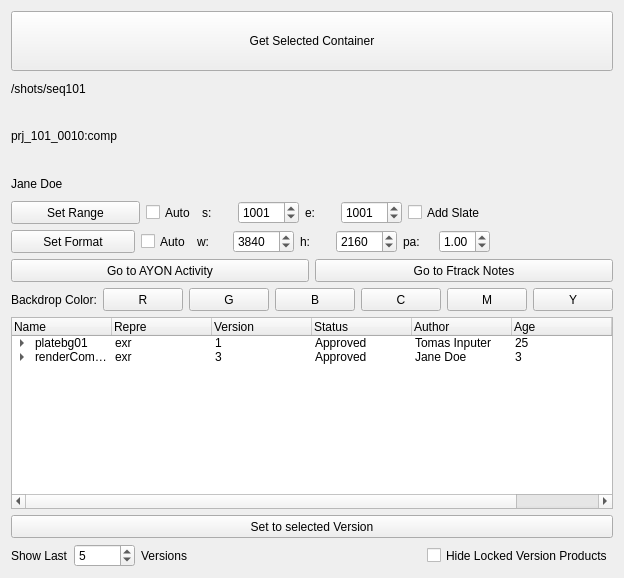
     <widget class="QWidget" name="tab_2">
      <attribute name="title">
       <string>Container</string>
      </attribute>
      <layout class="QVBoxLayout" name="verticalLayout_17">
       <item>
        <layout class="QVBoxLayout" name="verticalLayout_16">
         <item>
          <layout class="QVBoxLayout" name="verticalLayout_15">
           <item>
            <widget class="QPushButton" name="container_get_selected">
             <property name="sizePolicy">
              <sizepolicy hsizetype="MinimumExpanding" vsizetype="Fixed">
               <horstretch>0</horstretch>
               <verstretch>0</verstretch>
              </sizepolicy>
             </property>
             <property name="minimumSize">
              <size>
               <width>250</width>
               <height>60</height>
              </size>
             </property>
             <property name="text">
              <string>Get Selected Container</string>
             </property>
            </widget>
           </item>
           <item>
            <widget class="QLabel" name="container_folder_path">
             <property name="sizePolicy">
              <sizepolicy hsizetype="MinimumExpanding" vsizetype="Preferred">
               <horstretch>0</horstretch>
               <verstretch>0</verstretch>
              </sizepolicy>
             </property>
             <property name="minimumSize">
              <size>
               <width>250</width>
               <height>23</height>
              </size>
             </property>
             <property name="text">
              <string>/shots/seq101</string>
             </property>
            </widget>
           </item>
           <item>
            <widget class="QLabel" name="container_name">
             <property name="sizePolicy">
              <sizepolicy hsizetype="MinimumExpanding" vsizetype="Fixed">
               <horstretch>0</horstretch>
               <verstretch>0</verstretch>
              </sizepolicy>
             </property>
             <property name="minimumSize">
              <size>
               <width>250</width>
               <height>60</height>
              </size>
             </property>
             <property name="text">
              <string>prj_101_0010:comp</string>
             </property>
             <property name="textFormat">
              <enum>Qt::AutoText</enum>
             </property>
            </widget>
           </item>
           <item>
            <widget class="QLabel" name="container_assignee">
             <property name="sizePolicy">
              <sizepolicy hsizetype="MinimumExpanding" vsizetype="Preferred">
               <horstretch>0</horstretch>
               <verstretch>0</verstretch>
              </sizepolicy>
             </property>
             <property name="minimumSize">
              <size>
               <width>250</width>
               <height>23</height>
              </size>
             </property>
             <property name="text">
              <string>Jane Doe</string>
             </property>
            </widget>
           </item>
          </layout>
         </item>
         <item>
          <layout class="QHBoxLayout" name="horizontalLayout_28">
           <item>
            <widget class="QPushButton" name="container_set_range">
             <property name="sizePolicy">
              <sizepolicy hsizetype="MinimumExpanding" vsizetype="Fixed">
               <horstretch>0</horstretch>
               <verstretch>0</verstretch>
              </sizepolicy>
             </property>
             <property name="minimumSize">
              <size>
               <width>100</width>
               <height>23</height>
              </size>
             </property>
             <property name="text">
              <string>Set Range</string>
             </property>
            </widget>
           </item>
           <item>
            <widget class="QCheckBox" name="container_set_range_auto">
             <property name="minimumSize">
              <size>
               <width>50</width>
               <height>23</height>
              </size>
             </property>
             <property name="text">
              <string>Auto</string>
             </property>
            </widget>
           </item>
           <item>
            <widget class="QLabel" name="label_18">
             <property name="sizePolicy">
              <sizepolicy hsizetype="Fixed" vsizetype="Fixed">
               <horstretch>0</horstretch>
               <verstretch>0</verstretch>
              </sizepolicy>
             </property>
             <property name="minimumSize">
              <size>
               <width>30</width>
               <height>23</height>
              </size>
             </property>
             <property name="text">
              <string>s:</string>
             </property>
            </widget>
           </item>
           <item>
            <widget class="QSpinBox" name="container_start">
             <property name="minimumSize">
              <size>
               <width>50</width>
               <height>23</height>
              </size>
             </property>
             <property name="maximum">
              <number>10000</number>
             </property>
             <property name="value">
              <number>1001</number>
             </property>
            </widget>
           </item>
           <item>
            <widget class="QLabel" name="label_19">
             <property name="sizePolicy">
              <sizepolicy hsizetype="Fixed" vsizetype="Fixed">
               <horstretch>0</horstretch>
               <verstretch>0</verstretch>
              </sizepolicy>
             </property>
             <property name="minimumSize">
              <size>
               <width>30</width>
               <height>23</height>
              </size>
             </property>
             <property name="text">
              <string>e:</string>
             </property>
            </widget>
           </item>
           <item>
            <widget class="QSpinBox" name="container_end">
             <property name="minimumSize">
              <size>
               <width>50</width>
               <height>23</height>
              </size>
             </property>
             <property name="maximum">
              <number>10000</number>
             </property>
             <property name="value">
              <number>1001</number>
             </property>
            </widget>
           </item>
           <item>
            <widget class="QCheckBox" name="checkBox">
             <property name="minimumSize">
              <size>
               <width>75</width>
               <height>23</height>
              </size>
             </property>
             <property name="text">
              <string>Add Slate</string>
             </property>
            </widget>
           </item>
           <item>
            <spacer name="horizontalSpacer_6">
             <property name="orientation">
              <enum>Qt::Horizontal</enum>
             </property>
             <property name="sizeHint" stdset="0">
              <size>
               <width>40</width>
               <height>20</height>
              </size>
             </property>
            </spacer>
           </item>
          </layout>
         </item>
         <item>
          <layout class="QHBoxLayout" name="horizontalLayout_29">
           <item>
            <widget class="QPushButton" name="container_set_format">
             <property name="sizePolicy">
              <sizepolicy hsizetype="MinimumExpanding" vsizetype="Fixed">
               <horstretch>0</horstretch>
               <verstretch>0</verstretch>
              </sizepolicy>
             </property>
             <property name="minimumSize">
              <size>
               <width>100</width>
               <height>23</height>
              </size>
             </property>
             <property name="text">
              <string>Set Format</string>
             </property>
            </widget>
           </item>
           <item>
            <widget class="QCheckBox" name="container_set_format_auto">
             <property name="minimumSize">
              <size>
               <width>50</width>
               <height>23</height>
              </size>
             </property>
             <property name="text">
              <string>Auto</string>
             </property>
            </widget>
           </item>
           <item>
            <widget class="QLabel" name="label_20">
             <property name="sizePolicy">
              <sizepolicy hsizetype="Fixed" vsizetype="Fixed">
               <horstretch>0</horstretch>
               <verstretch>0</verstretch>
              </sizepolicy>
             </property>
             <property name="minimumSize">
              <size>
               <width>30</width>
               <height>23</height>
              </size>
             </property>
             <property name="text">
              <string>w:</string>
             </property>
            </widget>
           </item>
           <item>
            <widget class="QSpinBox" name="container_width">
             <property name="minimumSize">
              <size>
               <width>50</width>
               <height>23</height>
              </size>
             </property>
             <property name="maximum">
              <number>10000</number>
             </property>
             <property name="value">
              <number>3840</number>
             </property>
            </widget>
           </item>
           <item>
            <widget class="QLabel" name="label_21">
             <property name="sizePolicy">
              <sizepolicy hsizetype="Fixed" vsizetype="Fixed">
               <horstretch>0</horstretch>
               <verstretch>0</verstretch>
              </sizepolicy>
             </property>
             <property name="minimumSize">
              <size>
               <width>30</width>
               <height>23</height>
              </size>
             </property>
             <property name="text">
              <string>h:</string>
             </property>
            </widget>
           </item>
           <item>
            <widget class="QSpinBox" name="container_height">
             <property name="minimumSize">
              <size>
               <width>50</width>
               <height>23</height>
              </size>
             </property>
             <property name="maximum">
              <number>10000</number>
             </property>
             <property name="value">
              <number>2160</number>
             </property>
            </widget>
           </item>
           <item>
            <widget class="QLabel" name="label_22">
             <property name="sizePolicy">
              <sizepolicy hsizetype="Fixed" vsizetype="Fixed">
               <horstretch>0</horstretch>
               <verstretch>0</verstretch>
              </sizepolicy>
             </property>
             <property name="minimumSize">
              <size>
               <width>30</width>
               <height>23</height>
              </size>
             </property>
             <property name="text">
              <string>pa:</string>
             </property>
            </widget>
           </item>
           <item>
            <widget class="QDoubleSpinBox" name="container_pixel_aspect">
             <property name="minimumSize">
              <size>
               <width>50</width>
               <height>23</height>
              </size>
             </property>
             <property name="maximum">
              <double>3.000000000000000</double>
             </property>
             <property name="singleStep">
              <double>0.500000000000000</double>
             </property>
             <property name="value">
              <double>1.000000000000000</double>
             </property>
            </widget>
           </item>
           <item>
            <spacer name="horizontalSpacer_5">
             <property name="orientation">
              <enum>Qt::Horizontal</enum>
             </property>
             <property name="sizeHint" stdset="0">
              <size>
               <width>40</width>
               <height>20</height>
              </size>
             </property>
            </spacer>
           </item>
          </layout>
         </item>
         <item>
          <layout class="QHBoxLayout" name="horizontalLayout_30">
           <item>
            <widget class="QPushButton" name="container_ayon_activity">
             <property name="sizePolicy">
              <sizepolicy hsizetype="MinimumExpanding" vsizetype="Fixed">
               <horstretch>0</horstretch>
               <verstretch>0</verstretch>
              </sizepolicy>
             </property>
             <property name="minimumSize">
              <size>
               <width>250</width>
               <height>23</height>
              </size>
             </property>
             <property name="text">
              <string>Go to AYON Activity</string>
             </property>
            </widget>
           </item>
           <item>
            <widget class="QPushButton" name="container_ftrack_notes">
             <property name="sizePolicy">
              <sizepolicy hsizetype="MinimumExpanding" vsizetype="Fixed">
               <horstretch>0</horstretch>
               <verstretch>0</verstretch>
              </sizepolicy>
             </property>
             <property name="minimumSize">
              <size>
               <width>250</width>
               <height>23</height>
              </size>
             </property>
             <property name="text">
              <string>Go to Ftrack Notes</string>
             </property>
            </widget>
           </item>
          </layout>
         </item>
         <item>
          <layout class="QHBoxLayout" name="horizontalLayout_31">
           <item>
            <widget class="QLabel" name="label_container_color">
             <property name="text">
              <string>Backdrop Color:</string>
             </property>
            </widget>
           </item>
           <item>
            <widget class="QPushButton" name="container_color_red">
             <property name="sizePolicy">
              <sizepolicy hsizetype="MinimumExpanding" vsizetype="Fixed">
               <horstretch>0</horstretch>
               <verstretch>0</verstretch>
              </sizepolicy>
             </property>
             <property name="minimumSize">
              <size>
               <width>30</width>
               <height>23</height>
              </size>
             </property>
             <property name="toolTip">
              <string>Set the backdrop of the fetched container to Red</string>
             </property>
             <property name="text">
              <string>R</string>
             </property>
            </widget>
           </item>
           <item>
            <widget class="QPushButton" name="container_color_green">
             <property name="sizePolicy">
              <sizepolicy hsizetype="MinimumExpanding" vsizetype="Fixed">
               <horstretch>0</horstretch>
               <verstretch>0</verstretch>
              </sizepolicy>
             </property>
             <property name="minimumSize">
              <size>
               <width>30</width>
               <height>23</height>
              </size>
             </property>
             <property name="toolTip">
              <string>Set the backdrop of the fetched container to Green</string>
             </property>
             <property name="text">
              <string>G</string>
             </property>
            </widget>
           </item>
           <item>
            <widget class="QPushButton" name="container_color_blue">
             <property name="sizePolicy">
              <sizepolicy hsizetype="MinimumExpanding" vsizetype="Fixed">
               <horstretch>0</horstretch>
               <verstretch>0</verstretch>
              </sizepolicy>
             </property>
             <property name="minimumSize">
              <size>
               <width>30</width>
               <height>23</height>
              </size>
             </property>
             <property name="toolTip">
              <string>Set the backdrop of the fetched container to Blue</string>
             </property>
             <property name="text">
              <string>B</string>
             </property>
            </widget>
           </item>
           <item>
            <widget class="QPushButton" name="container_color_cyan">
             <property name="sizePolicy">
              <sizepolicy hsizetype="MinimumExpanding" vsizetype="Fixed">
               <horstretch>0</horstretch>
               <verstretch>0</verstretch>
              </sizepolicy>
             </property>
             <property name="minimumSize">
              <size>
               <width>30</width>
               <height>23</height>
              </size>
             </property>
             <property name="toolTip">
              <string>Set the backdrop of the fetched container to Cyan</string>
             </property>
             <property name="text">
              <string>C</string>
             </property>
            </widget>
           </item>
           <item>
            <widget class="QPushButton" name="container_color_magenta">
             <property name="sizePolicy">
              <sizepolicy hsizetype="MinimumExpanding" vsizetype="Fixed">
               <horstretch>0</horstretch>
               <verstretch>0</verstretch>
              </sizepolicy>
             </property>
             <property name="minimumSize">
              <size>
               <width>30</width>
               <height>23</height>
              </size>
             </property>
             <property name="toolTip">
              <string>Set the backdrop of the fetched container to Magenta</string>
             </property>
             <property name="text">
              <string>M</string>
             </property>
            </widget>
           </item>
           <item>
            <widget class="QPushButton" name="container_color_yellow">
             <property name="sizePolicy">
              <sizepolicy hsizetype="MinimumExpanding" vsizetype="Fixed">
               <horstretch>0</horstretch>
               <verstretch>0</verstretch>
              </sizepolicy>
             </property>
             <property name="minimumSize">
              <size>
               <width>30</width>
               <height>23</height>
              </size>
             </property>
             <property name="toolTip">
              <string>Set the backdrop of the fetched container to Yellow</string>
             </property>
             <property name="text">
              <string>Y</string>
             </property>
            </widget>
           </item>
          </layout>
         </item>
         <item>
          <widget class="QTreeWidget" name="container_tree">
           <column>
            <property name="text">
             <string>Name</string>
            </property>
           </column>
           <column>
            <property name="text">
             <string>Repre</string>
            </property>
           </column>
           <column>
            <property name="text">
             <string>Version</string>
            </property>
           </column>
           <column>
            <property name="text">
             <string>Status</string>
            </property>
           </column>
           <column>
            <property name="text">
             <string>Author</string>
            </property>
           </column>
           <column>
            <property name="text">
             <string>Age</string>
            </property>
           </column>
           <column>
            <property name="text">
             <string>Tags</string>
            </property>
           </column>
           <item>
            <property name="text">
             <string>platebg01</string>
            </property>
            <property name="text">
             <string>exr</string>
            </property>
            <property name="text">
             <string>1</string>
            </property>
            <property name="text">
             <string>Approved</string>
            </property>
            <property name="text">
             <string>Tomas Inputer</string>
            </property>
            <property name="text">
             <string>25</string>
            </property>
            <property name="text">
             <string/>
            </property>
            <item>
             <property name="text">
              <string/>
             </property>
             <property name="text">
              <string/>
             </property>
             <property name="text">
              <string>1</string>
             </property>
             <property name="text">
              <string>Approved</string>
             </property>
             <property name="text">
              <string>Tomas Inputer</string>
             </property>
             <property name="text">
              <string>25</string>
             </property>
             <property name="text">
              <string/>
             </property>
            </item>
            <item>
             <property name="text">
              <string/>
             </property>
             <property name="text">
              <string/>
             </property>
             <property name="text">
              <string>0</string>
             </property>
             <property name="text">
              <string>WIP</string>
             </property>
             <property name="text">
              <string/>
             </property>
             <property name="text">
              <string>96</string>
             </property>
             <property name="text">
              <string/>
             </property>
            </item>
           </item>
           <item>
            <property name="text">
             <string>renderCompMain</string>
            </property>
            <property name="text">
             <string>exr</string>
            </property>
            <property name="text">
             <string>3</string>
            </property>
            <property name="text">
             <string>Approved</string>
            </property>
            <property name="text">
             <string>Jane Doe</string>
            </property>
            <property name="text">
             <string>3</string>
            </property>
            <property name="text">
             <string>cbb</string>
            </property>
            <item>
             <property name="text">
              <string/>
             </property>
             <property name="text">
              <string/>
             </property>
             <property name="text">
              <string>3</string>
             </property>
             <property name="text">
              <string>Approved</string>
             </property>
             <property name="text">
              <string>Jane Doe</string>
             </property>
             <property name="text">
              <string>3</string>
             </property>
             <property name="text">
              <string>cbb</string>
             </property>
            </item>
            <item>
             <property name="text">
              <string/>
             </property>
             <property name="text">
              <string/>
             </property>
             <property name="text">
              <string>2</string>
             </property>
             <property name="text">
              <string>WIP</string>
             </property>
             <property name="text">
              <string>Jane Doe</string>
             </property>
             <property name="text">
              <string>16</string>
             </property>
            </item>
            <item>
             <property name="text">
              <string/>
             </property>
             <property name="text">
              <string/>
             </property>
             <property name="text">
              <string>1</string>
             </property>
             <property name="text">
              <string>WIP</string>
             </property>
             <property name="text">
              <string>Jane Doe</string>
             </property>
             <property name="text">
              <string>24</string>
             </property>
            </item>
            <item>
             <property name="text">
              <string/>
             </property>
             <property name="text">
              <string/>
             </property>
             <property name="text">
              <string>0</string>
             </property>
             <property name="text">
              <string>V0 approved</string>
             </property>
             <property name="text">
              <string>Tomas Inputer</string>
             </property>
             <property name="text">
              <string>36</string>
             </property>
            </item>
           </item>
          </widget>
         </item>
         <item>
          <widget class="QPushButton" name="container_setversion">
           <property name="sizePolicy">
            <sizepolicy hsizetype="MinimumExpanding" vsizetype="Fixed">
             <horstretch>0</horstretch>
             <verstretch>0</verstretch>
            </sizepolicy>
           </property>
           <property name="minimumSize">
            <size>
             <width>250</width>
             <height>23</height>
            </size>
           </property>
           <property name="text">
            <string>Set to selected Version</string>
           </property>
          </widget>
         </item>
         <item>
          <layout class="QHBoxLayout" name="horizontalLayout_32">
           <item>
            <layout class="QHBoxLayout" name="horizontalLayout_31">
             <item>
              <widget class="QLabel" name="label_24">
               <property name="sizePolicy">
                <sizepolicy hsizetype="Fixed" vsizetype="Fixed">
                 <horstretch>0</horstretch>
                 <verstretch>0</verstretch>
                </sizepolicy>
               </property>
               <property name="minimumSize">
                <size>
                 <width>30</width>
                 <height>23</height>
                </size>
               </property>
               <property name="text">
                <string>Show Last</string>
               </property>
              </widget>
             </item>
             <item>
              <widget class="QSpinBox" name="container_show_last">
               <property name="minimumSize">
                <size>
                 <width>50</width>
                 <height>23</height>
                </size>
               </property>
               <property name="maximum">
                <number>10000</number>
               </property>
               <property name="value">
                <number>5</number>
               </property>
              </widget>
             </item>
             <item>
              <widget class="QLabel" name="label_23">
               <property name="sizePolicy">
                <sizepolicy hsizetype="Fixed" vsizetype="Fixed">
                 <horstretch>0</horstretch>
                 <verstretch>0</verstretch>
                </sizepolicy>
               </property>
               <property name="minimumSize">
                <size>
                 <width>30</width>
                 <height>23</height>
                </size>
               </property>
               <property name="text">
                <string>Versions</string>
               </property>
              </widget>
             </item>
            </layout>
           </item>
           <item>
            <spacer name="horizontalSpacer_7">
             <property name="orientation">
              <enum>Qt::Horizontal</enum>
             </property>
             <property name="sizeHint" stdset="0">
              <size>
               <width>40</width>
               <height>20</height>
              </size>
             </property>
            </spacer>
           </item>
           <item>
            <widget class="QCheckBox" name="container_hide_locked">
             <property name="sizePolicy">
              <sizepolicy hsizetype="Fixed" vsizetype="Fixed">
               <horstretch>0</horstretch>
               <verstretch>0</verstretch>
              </sizepolicy>
             </property>
             <property name="minimumSize">
              <size>
               <width>175</width>
               <height>23</height>
              </size>
             </property>
             <property name="text">
              <string>Hide Locked Version Products</string>
             </property>
            </widget>
           </item>
          </layout>
         </item>
        </layout>
       </item>
      </layout>
     </widget>
